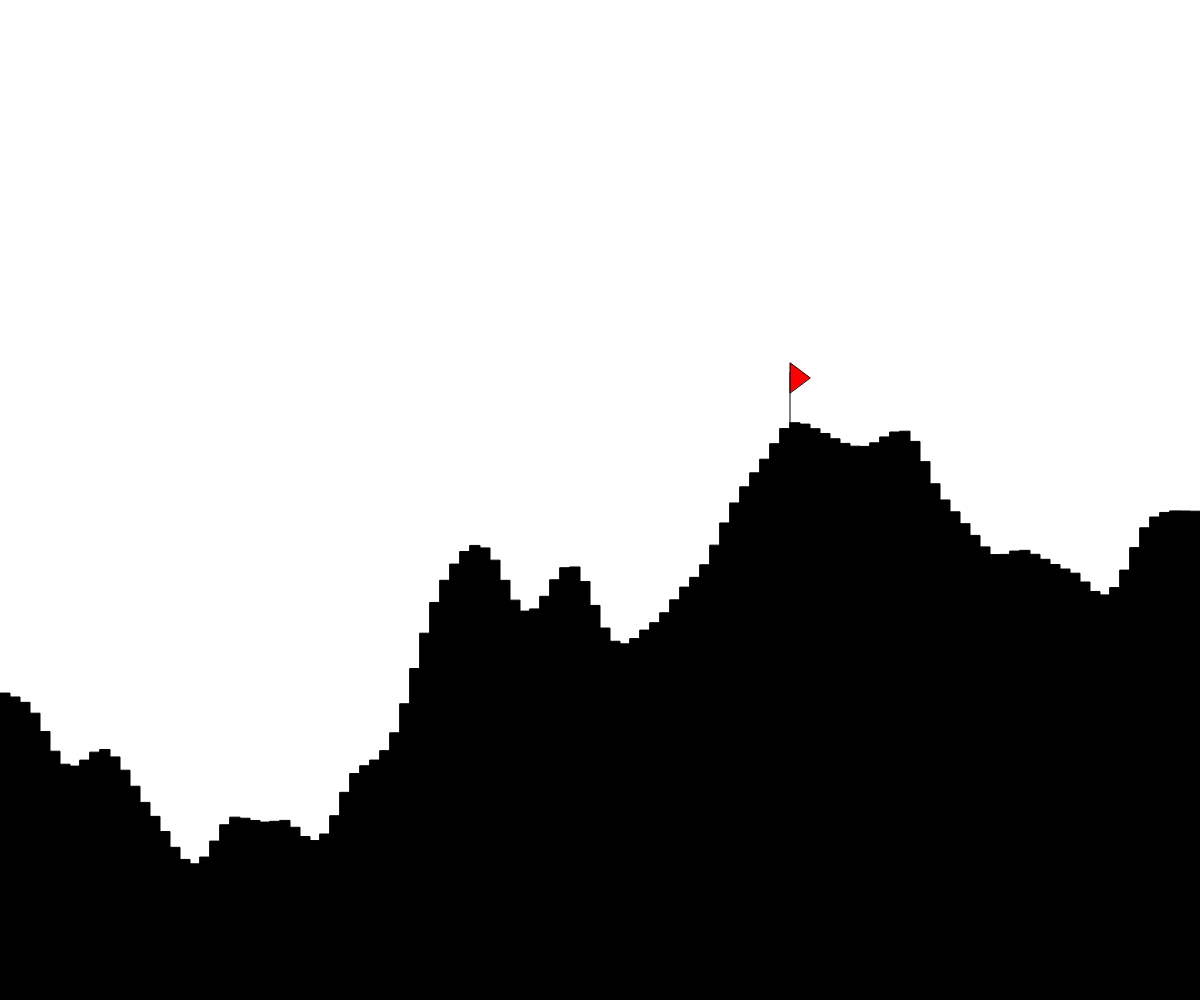
Frame 1 (no input)
Frame 60 (no input): identical to frame 1, image omitted
Frame 120 (the mouse pressed at the canvas centre since frame 60): identical to frame 1, image omitted

The p5.js sketch that drew this single still picture (run headless with seeded random() and noise() and a simulated clock; from frame 60 on, the mouse is pressed at the canvas centre):

// p5.js sketch
// ── sketch.js
// Perlin Terrain Generator
// Ben Schoenfeld
// May 16th, 2022
//
// Create a random range of rectangles to resemble a terrain
//use noise() to create random height values
//have the program place a flag on the tallest rectangle


let rectWidth = 10;
let rectPlacement;



function setup() {
  createCanvas(windowWidth, windowHeight);
  rectPlacement = random(100);
  rectMode(CORNERS);
  regularRandomTerrain();
}

function draw() {
  increaseSize();
  clearScreen();
}

//function that creates the random terrain
function regularRandomTerrain() {
  background(255);
  fill(0);

  let highest = 0;
  let highestX = 0;


  for (let x = 0; x < width; x += rectWidth) {
    let sectionHeight = noise(rectPlacement) * height ;
    rectPlacement += 0.03;
    rect(x, height, x + rectWidth, height - sectionHeight);
    if (highest <= sectionHeight){
      highestX = x;
      highest = sectionHeight;

    
    }

  }
  flagPlaced(highestX, height - highest);
}



function clearScreen() {
  //clear the canvas with spacebar
  if (keyIsDown(32)) {
    clear()
    regularRandomTerrain();

  }

}

//increase or decrease the size by clicking left or right arrows
function increaseSize() {

  if (keyIsDown(37)) {
    rectWidth -= 2;
    regularRandomTerrain();
  }
  else if (keyIsDown(39)) {
    rectWidth += 2;
    regularRandomTerrain();
  }
  rectWidth = constrain(rectWidth, 10, 50);
}

function flagPlaced(x,y){
  stroke(0);
  line(x,y,x, y-50);
  fill(255, 0, 0);
  triangle(x,y-30, x, y-60, x+20, y-45);

}
